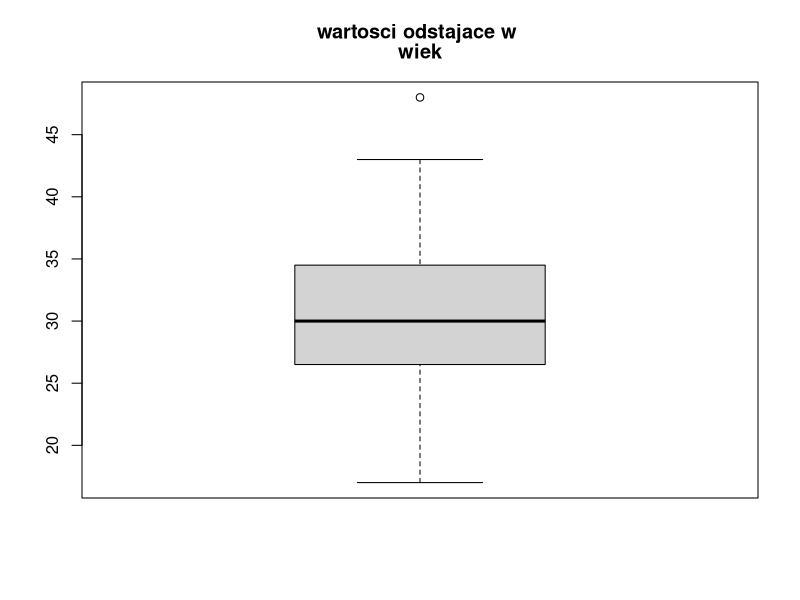
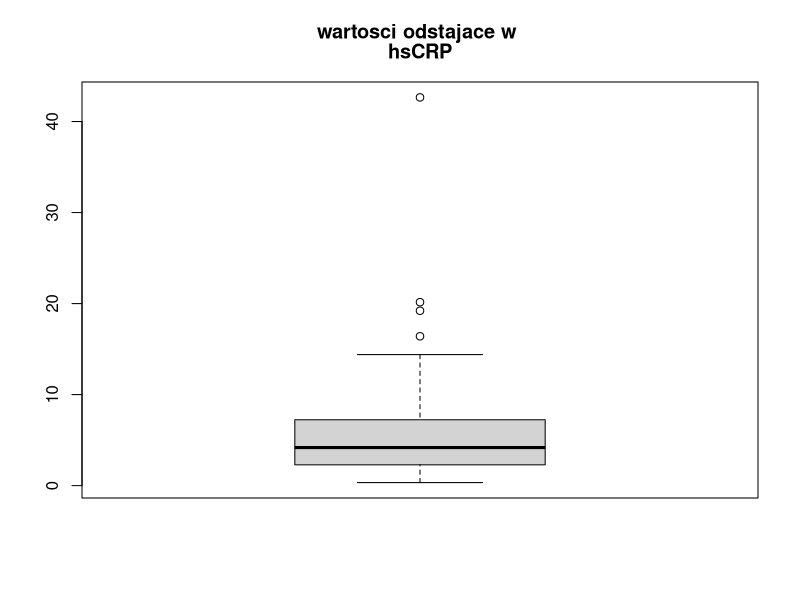
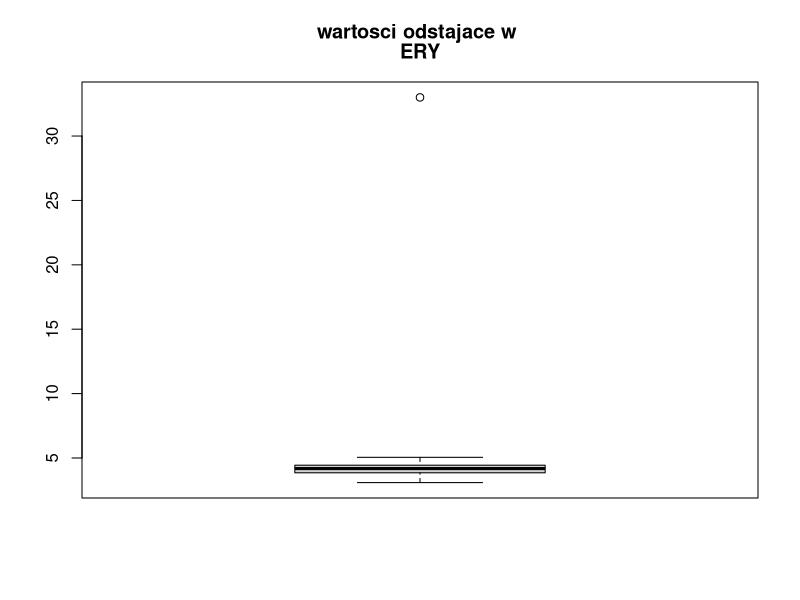
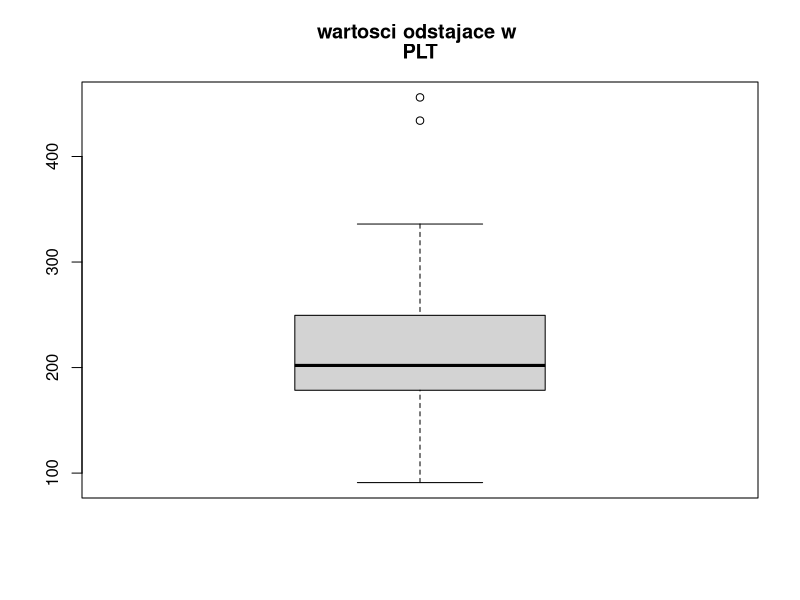
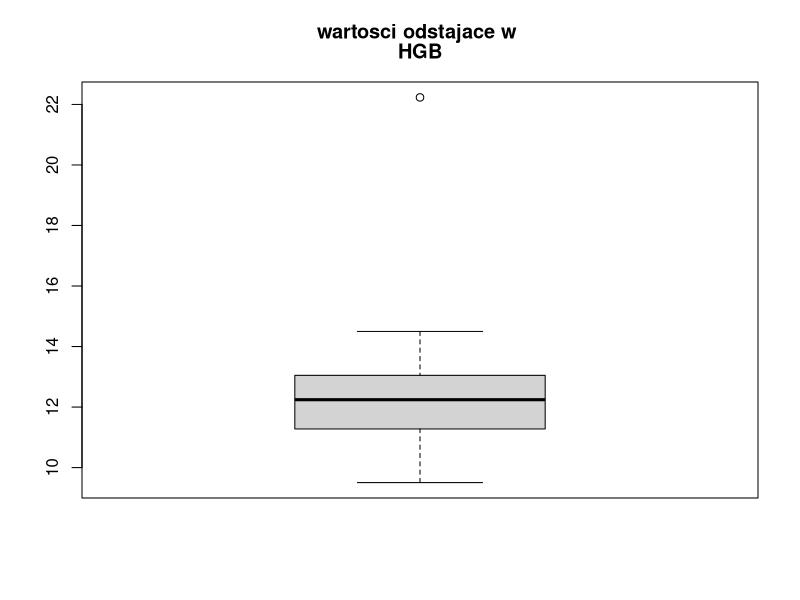
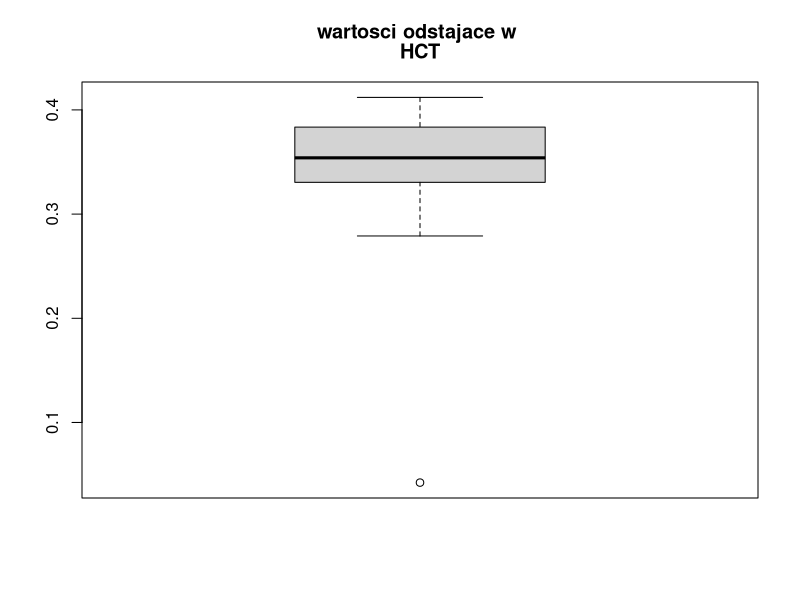
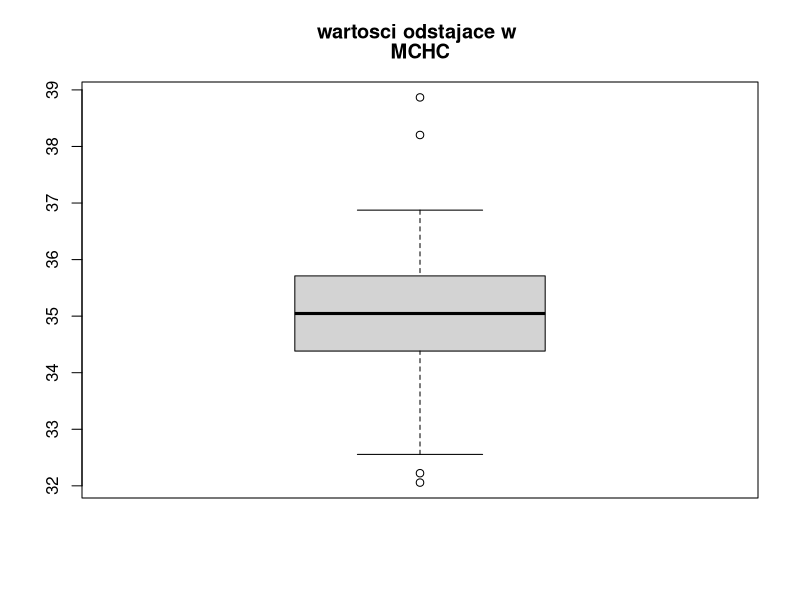
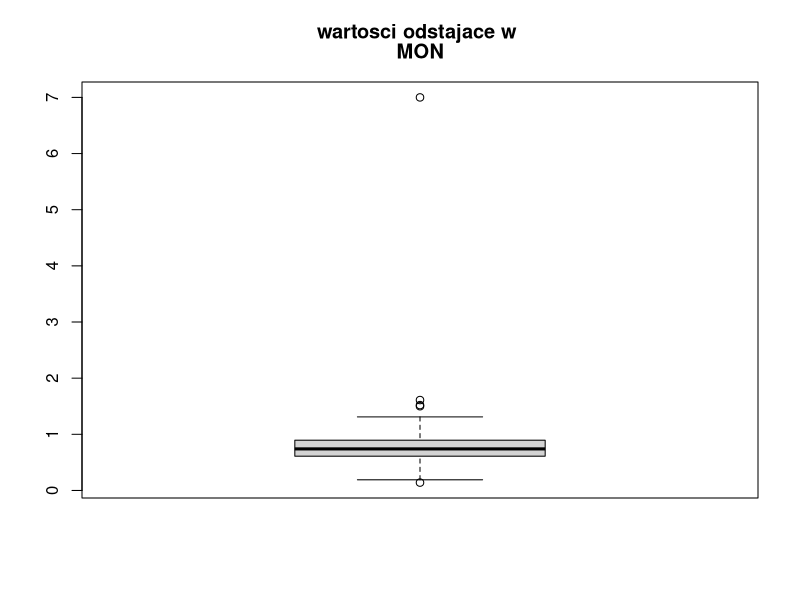

Here is the R script that generated these plots, in order:
#"D:\R-4.1.3\bin\R.exe" CMD BATCH --vanilla "--args dane.csv" projekt.R

#args = commandArgs(trailingOnly=TRUE)
#if (length(args)==0) {
#  stop("Nie podano argumentow.")
#}
#dataRaw <- read.csv2(file=args[1], header=TRUE)
setwd("D:/Studia/IV Semestr/R/Projekt")
dir.create("output")
dir.create("tmp")

library(Hmisc)
library(dplyr)
library(stats)
library(purrr)

dataRaw <- read.csv2("dane.csv")
cn <- names(dataRaw)
groupsNames <- c()

for (i in 1:length(dataRaw)){
  if(cn[i] == "grupa" | cn[i] == "group"){
    grID <- i
    for(j in 1:nrow(dataRaw)){
      if(!(dataRaw[j, i] %in% groupsNames)){
        groupsNames <- append(groupsNames, c(dataRaw[j, i]))
      }
    }
    break
  }
}

#usuniecie brakow i wypisanie wartosci odstajacych

dataModified <- dataRaw

sink("output/zmiany.txt")
for(i in 1:length(dataRaw)){
  if(any(is.na(dataRaw[, i]))){
    cat("W kolumnie ", i, "wystepuja wartosci puste w wierszach ")
    cat(which(is.na(dataRaw[, i])))
    cat(".\nUzupelniono srednia wynoszaca ", mean(dataRaw[, i], na.rm = TRUE), "\n\n")
  } #else {
    #cat("W kolumnie ", i, "nie wystepuja zadne wartosci puste \n")
  #}
  dataModified[, i] <- impute(dataRaw[, i], mean)
}


for(i in 1:length(dataModified)){
  if(is.numeric(dataModified[, i])){
    cat("\nWartosci odstajace w kolumnie ", cn[i], "\n")
    cat(boxplot.stats(dataModified[, i])$out)
    if(!length(boxplot.stats(dataModified[, i])$out)){
      cat("Brak wartosci odstajaych\n")
    }
  }
}

sink()

pdf("output/Wartosci odstajace.pdf")
for(i in 1:length(dataModified)){
  if(is.numeric(dataModified[, i])){
    boxplot(dataModified[, i], main = c("wartosci odstajace w ", cn[i]))
  }
}
dev.off()

#charakterystyka danych
sink("output/Opis danych.txt")
ch <- data.frame(row.names = c("rodzaj", "typ", "maksymalna wartosc", "minimalna wartosc"))
for(i in 1:length(dataModified)){
  ch[1, i] = class(dataModified[1, i])
  if(is.numeric(dataModified[1, i])){
    ch[2, i] = "Dane ilosciowe"
    ch[3, i] = max(dataModified[, i])
    ch[4, i] = min(dataModified[, i])
  } else {
    ch[2, i] = "Dane jakosciowe"
    ch[3, i] = "Nie dotyczy"
    ch[4, i] = "Nie dotyczy"
  }
}
colnames(ch) = cn
print(ch)
sink()

#podsumowanie danych
sink("output/Podsumowanie.txt")
cat("Podsumowanie statystyk dla poszczegolnych grup bez podzialu na plec\n")

tmp <- data.frame("grupa" = dataModified[, grID])

for(i in 1:length(dataModified)){
  if(!is.numeric(dataModified[, i])){
    next
  }
  tmp[2] <- dataModified[, i]
  cat("\n", cn[i], "\n")
  
  summary <- group_by(tmp, tmp[1]) %>%
    summarize_if(is.numeric, list(minimun = min,
                                  maksimum = max,
                                  mediana = median,
                                  srednia = mean,
                                  odchylenie_standardowe = sd,
                                  IQR = IQR))
  
  #write.csv2(summary, file="tmp_csv.csv")
  #summary_csv <- read.csv2("tmp_csv.csv")
  #print(summary_csv)
  print(as.data.frame(summary))
  cat("\n")
}
rm(tmp)

cat("\n\nPodsumowanie statystyk dla poszczegolnych grup z podzialem na plec\n")

genderID <- which(cn == "plec" | cn == "gender" | cn == "sex")

#summary <- group_by(dataModified, dataModified[, grID], dataModified[, genderID], .add = TRUE) %>%

tmp <- data.frame("grupa" = dataModified[, grID], "plec" = dataModified[, genderID])
for(i in 1:length(dataModified)){
  if(!is.numeric(dataModified[, i])){
    next
  }
  tmp[3] <- dataModified[, i]
  cat("\n", cn[i], "\n")
  
  summary <- group_by(tmp, tmp[1], tmp[2], .add = TRUE) %>%
    summarize_if(is.numeric, list(minimun = min,
                                  maksimum = max,
                                  mediana = median,
                                  srednia = mean,
                                  odchylenie_standardowe = sd,
                                  IQR = IQR))
    
    #write.csv2(summary, file="tmp_csv.csv")
    #summary_csv <- read.csv2("tmp_csv.csv")
    #print(summary_csv)
  print(as.data.frame(summary))
  cat("\n")
}
sink()
